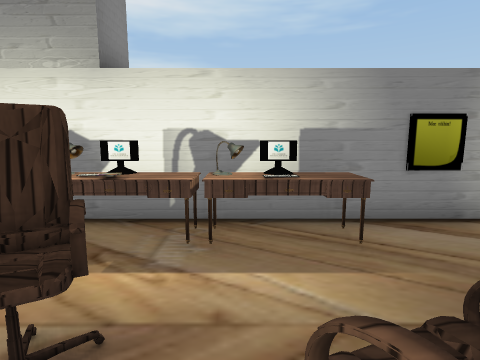
View 1 (above)

21 first-person views from a walk through a 3-D level made in the Unity game engine. The camera is 1.5 m above the floor, tilts 8° down and sees 80° across. The floor is counted in squares, 1 m on a side. Each view is taken from the middle of a square. On the plan, view 1 faces up. The plan holds only what a view shows up to about 14 squares ahead; the rest is blank. The player is left out. Some surface patterns are stand-ins.

View 2
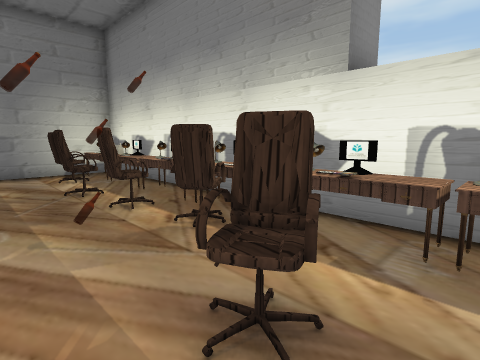

View 3
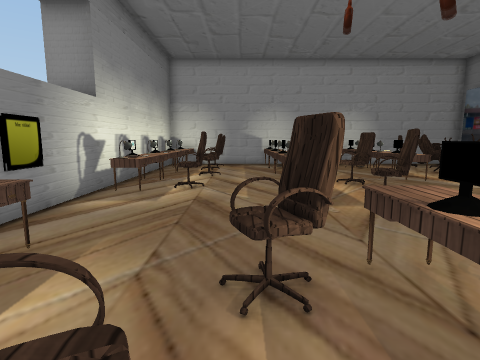

View 4
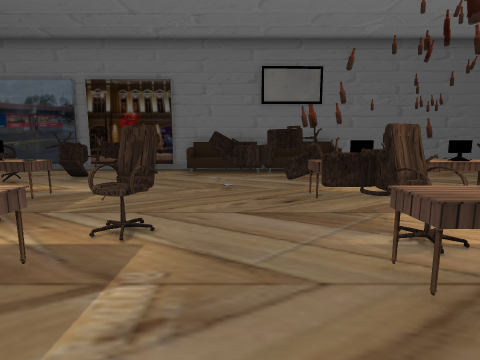

View 5
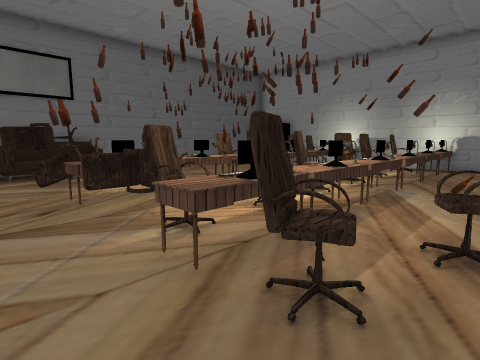

View 6
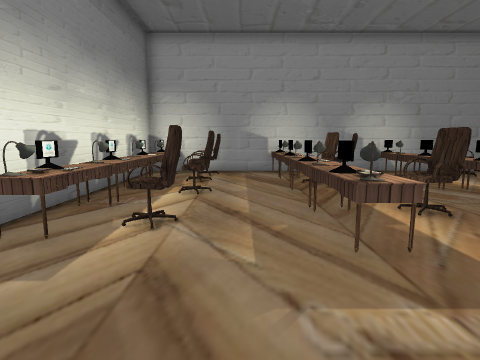

View 7
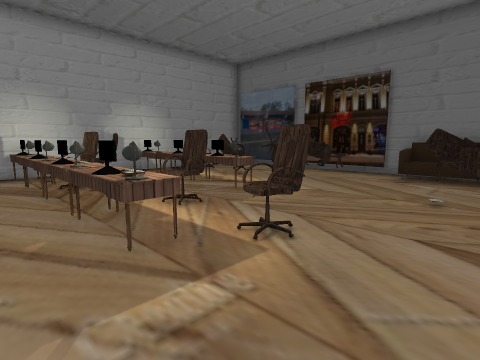

View 8
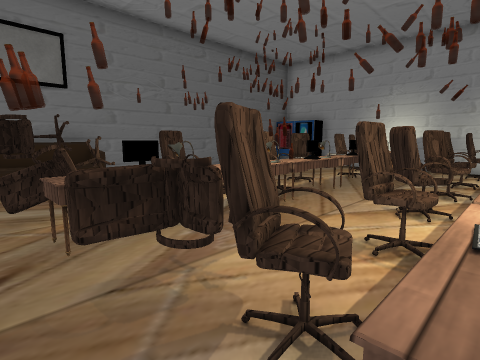

View 9
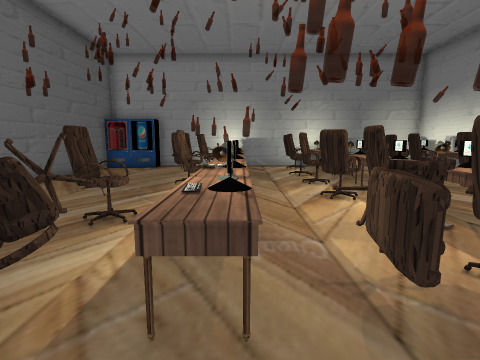

View 10
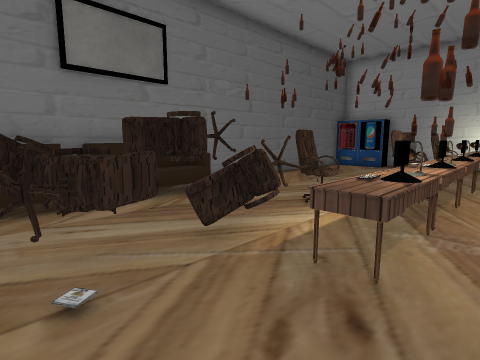

View 11
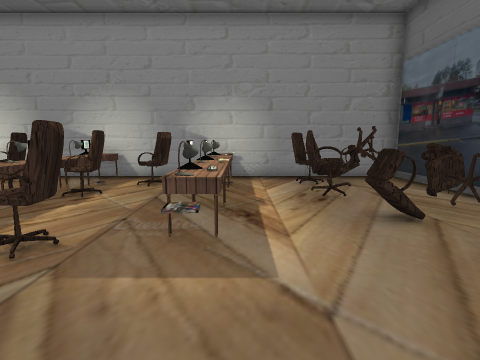

View 12
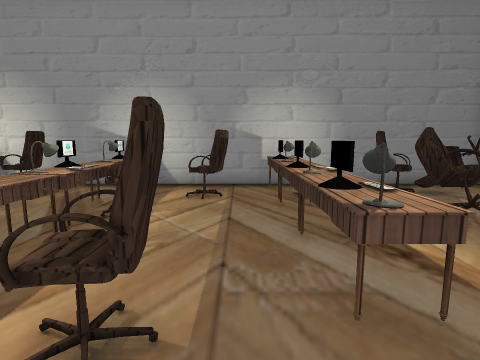

View 13
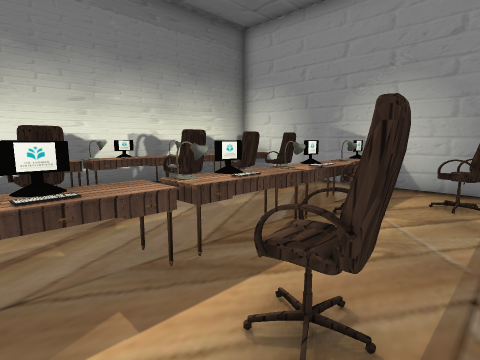

View 14
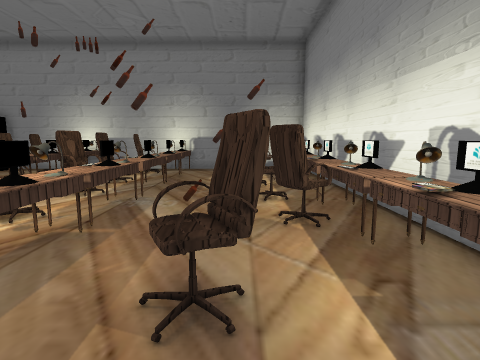

View 15
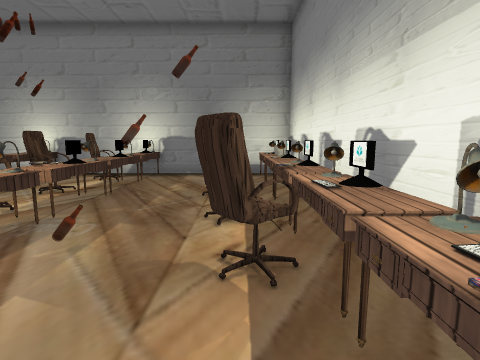

View 16
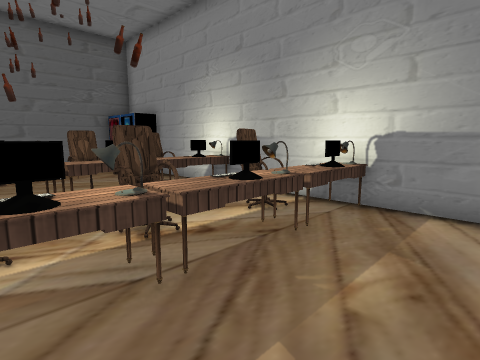

View 17
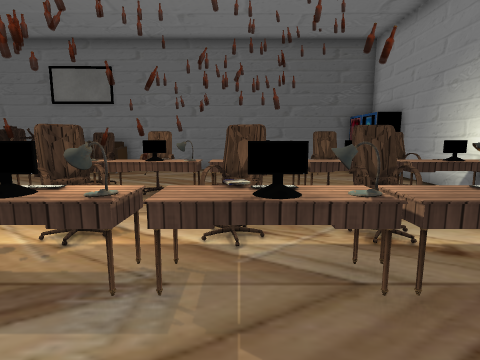

View 18
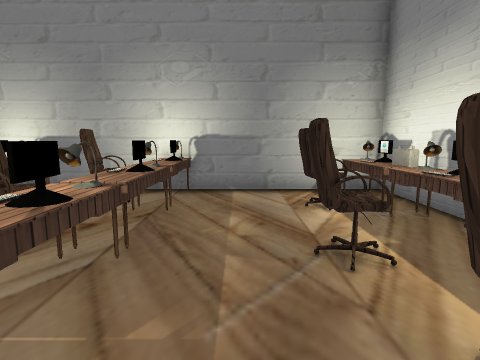

View 19
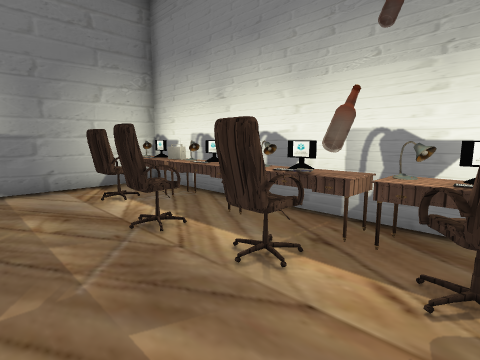

View 20
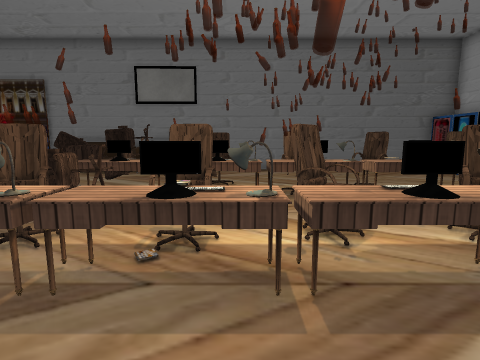

View 21
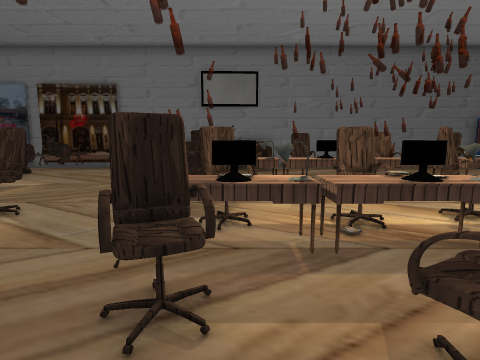

### Floor plan
Points are (right, up) in squares from view 1. A wall is a line through its corners. A room is listed if a view was taken in it or the views show most of it. See-through windows are left out.
Room 1 (views 1, 2, 3, 4, 5, 6, 7, 8, 9, 10, 11, 12, 13, 14, 15, 16, 17, 18, 19, 20, 21)
walls: (1.5, -12.1) (2.6, -12.1); (5.4, -12.1) (15.4, -12.1) (15.4, 5.1) (-13.4, 5.1) (-13.4, -9.4); (-12.4, -12.1) (-1.4, -12.1)
objects: other object (-13, -10) to (-12, -10); other object (-13, -6); other object (-13, -5); other object (-13, -1); other object (-13, 4); other object (-12, -11); other object (-12, -7) to (-11, -7); other object (-12, -6) to (-12, -5); other object (-12, -3) to (-11, -2); other object (-12, -1); other object (-12, 2) to (-11, 3); other object (-12, 4); other object (-11, -6); other object (-11, -1); other object (-11, 4); other object (-10, -7) to (-9, -6); other object (-10, -6); other object (-10, -3) to (-9, -2); other object (-10, -1); other object (-10, 4); other object (-9, -5); other object (-9, -1); other object (-9, 2) to (-8, 3); other object (-9, 4); other object (-8, -6) to (-7, -5); other object (-8, -5); other object (-8, -1); other object (-8, 4); other object (-7, -7); other object (-7, -3) to (-7, -2); other object (-7, -1); other object (-7, 2) to (-6, 3); other object (-7, 4); other object (-6, -6); other object (-6, -5); other object (-6, -1); other object (-6, 4); other object (-5, -7) to (-4, -7); other object (-5, -5); other object (-5, -3) to (-4, -2); other object (-5, -1); other object (-5, 2); other object (-5, 3) to (-4, 3); other object (-5, 4); other object (-4, -1); other object (-4, 4); other object (-3, -8) to (-2, -7); other object (-3, -6) to (-1, -6); other object (-3, -5); other object (-3, -3) to (-2, -2); other object (-3, -1); other object (-3, 4); other object (-2, -12) to (1, -11); other object (-2, -1); other object (-2, 1) to (-1, 2); other object (-2, 4); other object (-1, -5); other object (-1, -1); other object (-1, 4); other object (0, -9) to (2, -8); other object (0, -8) to (1, -7); other object (0, -6) to (0, -5); other object (0, -4) to (1, -3); other object (0, -2) to (1, -2); other object (0, -1); other object (0, 0) to (1, 1); other object (0, 4); other object (1, -6) to (1, -5); other object (1, -1); other object (1, 4); other object (2, -12) to (5, -11); other object (2, -8) to (4, -7); other object (2, 4); other object (3, -10) to (4, -9); other object (5, -3) to (5, -2); other object (6, -1); other object (6, 4); other object (7, -10) to (9, -10); other object (7, -1); other object (7, 2) to (7, 3); other object (7, 4); other object (8, -6); other object (8, -5) to (9, -5); other object (8, -3); other object (8, -1); other object (8, 4); other object (9, -9) to (10, -8); other object (9, -6); other object (9, -1); other object (9, 4); other object (10, -10) to (11, -10); other object (10, -6) to (10, -5); other object (10, -1); other object (10, 2) to (11, 3); other object (10, 4); other object (11, -9) to (12, -8); other object (11, -6) to (12, -6); other object (11, -5); other object (11, -1); other object (12, -5); other object (12, -2); other object (12, -1); other object (12, 2) to (13, 3); other object (12, 4); other object (13, -6); other object (13, -5); other object (13, -4) to (14, -3); other object (13, -1); other object (13, 4); other object (14, -11) to (14, -10); other object (14, -9) to (14, -8); other object (14, -6) to (14, -5); other object (14, -1); other object (14, 2) to (15, 3); other object (14, 4); other object (15, -5); other object (15, -1)

Where each view was taken, in squares from view 1:
view 1: 0 up, 0 right, facing up
view 2: 0 up, 0 right, facing up-left
view 3: 1 up, 2 left, facing right
view 4: 2 up, 3 right, facing down
view 5: 2 up, 3 right, facing down-left
view 6: 1 up, 2 right, facing right
view 7: 1 up, 2 right, facing down-right
view 8: 1 down, 2 right, facing down-left
view 9: 5 down, 3 right, facing left
view 10: 4 down, 4 right, facing down-left
view 11: 6 down, 4 right, facing right
view 12: 4 down, 6 right, facing right
view 13: 4 down, 6 right, facing up-right
view 14: 2 up, 1 right, facing left
view 15: 3 up, 1 left, facing left
view 16: 2 up, 7 left, facing down-left
view 17: 2 up, 7 left, facing down
view 18: 1 up, 5 left, facing left
view 19: 0 up, 4 left, facing up-left
view 20: 2 up, 3 left, facing down
view 21: 3 up, 0 right, facing down
